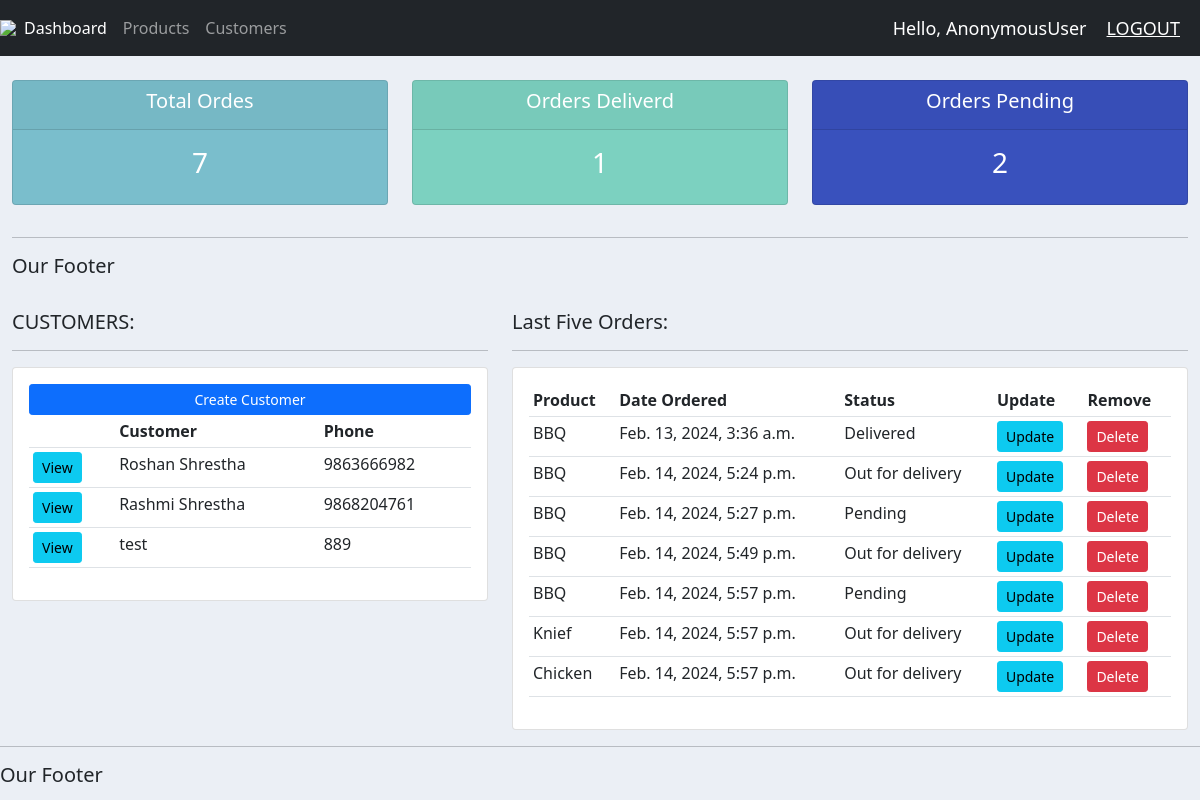
The page / on the database its author committed.
### accounts/models.py (models this page shows, shortened)
class Customer(models.Model):
    name = models.CharField(max_length=200, null = True)
    phone = models.CharField(max_length=200, null = True)
    email = models.CharField(max_length=200, null = True)
    date_created = models.DateTimeField(auto_now_add = True, null = True)

class Order(models.Model):
    STATUS=(
                ('Pending', 'Pending'),
                ('Out for delivery', 'Out for delivery'),
                ('Delivered', 'Delivered'),
            )
    customer = models.ForeignKey(Customer, null = True, on_delete = models.SET_NULL)
    product = models.ForeignKey(Product, null = True, on_delete = models.SET_NULL)
    date_created = models.DateTimeField(auto_now_add = True, null = True)
    status = models.CharField(max_length=200, null=True, choices=STATUS)
    note= models.CharField(max_length=1000, null=True)

class Product(models.Model):
    CATEGORY = (
                    ('Indoor', 'Indoor'),
                    ('Outdoor', 'Outdoor')
                )
    name = models.CharField(max_length=200, null = True)
    price =models.FloatField(null=True)
    category = models.CharField(max_length=200, null = True, choices= CATEGORY)
    description = models.CharField(max_length=200, null = True, blank = True)
    date_created = models.DateTimeField(auto_now_add = True, null = True)
    tags = models.ManyToManyField(Tag)
    def __str__(self):
        return self.name

### accounts/views.py (the view)
# urls.py: path('', views.home, name='home'),
def home(request):
    orders = Order.objects.all()
    customers = Customer.objects.all()
    total_customers = customers.count()
    total_orders = orders.count()
    delivered = orders.filter(status = 'Delivered').count()
    pending = orders.filter(status = 'Pending').count()
    context = {'orders': orders, 'customers': customers,
               'total_customers': total_customers,
               'total_orders': total_orders,
               'delivered': delivered,
                'pending': pending }
    return render(request, 'accounts/dashboard.html', context)

### accounts/templates/accounts/dashboard.html (shortened to what this page needs)
{% extends 'accounts/main.html' %}
{% block content %}
{% include 'accounts/status.html' %}
<div class="row">
    <div class="col-md-5">
        <h5> CUSTOMERS: </h5>
        <hr>
        <div class="card card-body">
            <a class="btn btn-primary btn-sm btn-block" href="{% url 'customer'}"> Create Customer</a>
            <table class="table table-sm">
                <tr>
                    <th></th>
                    <th>Customer</th>
                    <th>Phone</th>
                </tr>
                {% for customer in customers %}
                    <tr>
                        <td><a class ="btn btn-sm btn-info" href="{% url 'customer' customer.id %}"> View</a></td>
                        <td>{{customer.name}}</td>
                        <td>{{customer.phone}}</td>
                     </tr>
            </table>
        </div>
    </div>
    <div class="col-md-7">
        <h5> Last Five Orders: </h5>
        <hr>
        <div class="card card-body">
            <table class="table table-sm">
                <tr>
                    <th>Product</th>
                    <th>Date Ordered</th>
                    <th>Status</th>
                    <th>Update</th>
                    <th>Remove</th>
                </tr>
            {% for order in orders %}
                <tr>
                    <td>{{order.product}}</td>
                    <td>{{order.date_created}}</td>
                    <td>{{order.status}}</td>
                    <th><a class ="btn btn-sm btn-info" href="{% url 'update_order' order.id %}">Update</a></th>
                    <th><a class ="btn btn-sm btn-danger" href ="{% url 'delete_order' order.id %}"> Delete</a></th>
                 </tr>
            {% endfor %}
            </table>
        </div>
    </div>
</div>
{% endblock %}

### accounts/templates/accounts/main.html (shortened to what this page needs)
{%load static %}
<!DOCTYPE html>
<html>
    <head>
        <link href="https://cdn.jsdelivr.net/npm/bootstrap@5.0.2/dist/css/bootstrap.min.css" rel="stylesheet"
>
        <link rel="stylesheet" type="text/css" href="{% static '/css/main.css' %}">
    </head>
    <body>
        {% include 'accounts/navbar.html' %}
        <div class="container-fluid">
        {% block content %}
        {% endblock %}
    </div>
        <hr>
        <h5> Our Footer </h5>
    </body>
</html>

### accounts/templates/accounts/navbar.html (shortened to what this page needs)
{% load static %}
    <nav class="navbar navbar-expand-lg navbar-dark bg-dark">
        <img src="{% static '/images/logos.png'}">
        <div class="collapse navbar-collapse" id="navbarNavAltMarkup">
            <div class="navbar-nav">
            <a class="nav-item nav-link active" href="{% url 'home' %}">Dashboard</a>
            <a class="nav-item nav-link" href="{% url 'products' %}">Products</a>
            <a class="nav-item nav-link" href="#">Customers</a>
            </div>
        </div>
        <span class="hello-msg"> Hello, {{request.user}}</span>
        <span> <a  class="hello-msg" href="{% url 'logout' %}"> LOGOUT</a></span>
</nav>

### accounts/templates/accounts/status.html (shortened to what this page needs)
<!-- {% extends 'accounts/main.html' %}
{% block content %} -->
<br>
<div class="row">
    <div class="col">
        <div class="col-md">
            <div class="card text-center text-white mb-3" id="total-orders">
                <div class="card-header">
                    <h5 class ="card-title">Total Ordes</h5>
                </div>
                <div class="card-body">
                    <h3 class="card-title">{{total_orders}}</h3>
                </div>
                </div>
            </div>
        </div>
    <div class="col">
        <div class="col-md">
            <div class="card text-center text-white mb-3" id="orders-delivered">
                <div class="card-header">
                    <h5 class = "card-title">Orders Deliverd</h5>
                </div>
                <div class="card-body">
                    <h3 class="card-title">{{delivered}}</h3>
                </div>
            </div>
        </div>
    </div>
    <div class="col">
        <div class="col-md">
            <div class="card text-center text-white mb-3" id="orders-pending">
                <div class="card-header">
                    <h5 class = "card-title">Orders Pending</h5>
                </div>
                <div class="card-body">
                    <h3 class="card-title">{{pending}}</h3>
                </div>
            </div>
        </div>
    </div>
    {% endblock %}

### static/css/main.css (style rules this page uses)
body { background-color: #ebeff5;; }
#total-orders { background-color: #7abecc; }
#orders-delivered { background-color: #7CD1C0; }
#orders-pending { background-color: rgb(57, 81, 189) }

### accounts/templates/accounts/navbar.html (style rules this page uses)
.hello-msg { font-size: 18px; color: #fff; margin-right: 20px; }

### rows shown on the page
Customer: name "Roshan Shrestha", phone "9863666982"
Customer: name "Rashmi Shrestha", phone "9868204761"
Customer: name "test", phone "889"
Order: product "BBQ", date_created "Feb. 13, 2024, 3:36 a.m.", status "Delivered"
Order: product "BBQ", date_created "Feb. 14, 2024, 5:24 p.m.", status "Out for delivery"
Order: product "BBQ", date_created "Feb. 14, 2024, 5:27 p.m.", status "Pending"
Order: product "BBQ", date_created "Feb. 14, 2024, 5:49 p.m.", status "Out for delivery"
Order: product "BBQ", date_created "Feb. 14, 2024, 5:57 p.m.", status "Pending"
Order: product "Knief", date_created "Feb. 14, 2024, 5:57 p.m.", status "Out for delivery"
Order: product "Chicken", date_created "Feb. 14, 2024, 5:57 p.m.", status "Out for delivery"

### other values the page prints
{{ request.user }} "AnonymousUser"
{{ total_orders }} "7"
{{ delivered }} "1"
{{ pending }} "2"
